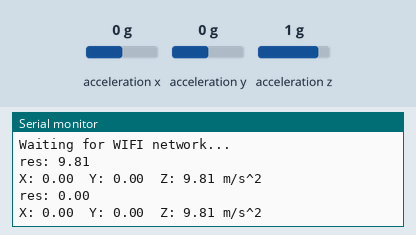
Recording of a sketch running on a simulated ESP32. Shown: the last lines printed to the serial monitor. The test bench sets the inputs (shaded band); at power-on: acceleration x 0 g, acceleration y 0 g, acceleration z 1 g. WiFi joins after 1.5 s; servers stay silent unless stated; web services answer with replies made up by the test bench.

Above: at 2.2 s.
2.3 s: acceleration x set to -1.4 g
At 3.5 s:
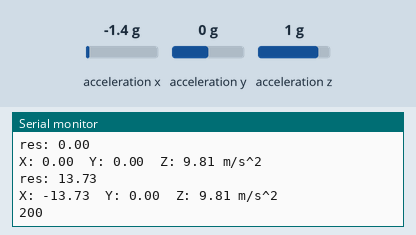
5.3 s: acceleration y set to -1.4 g
At 5.9 s:
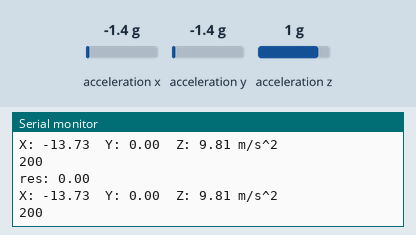
6.8 s: acceleration z set to -1.4 g
At 7.5 s:
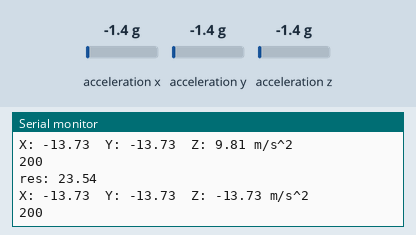
Timing chart, 0 to 9.8 s (numbered marks = the images above; inputs shaded):
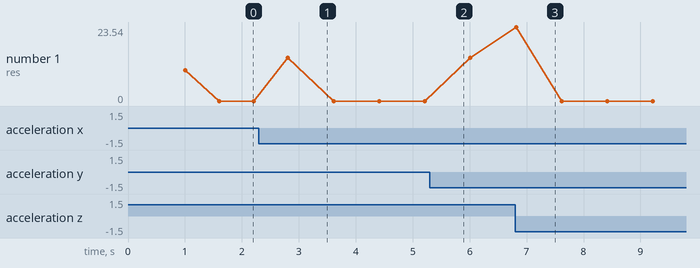

The sketch:

Interationofsensortothingspaeak.ino
```cpp
#include <Wire.h>
#include <Adafruit_Sensor.h>
#include <Adafruit_ADXL345_U.h>
#include "HTTPClient.h"
#include "WiFi.h"

const char* ssid = "Ni";
const char* password =  "niteesh@";
const char* apiKey = "X4ICSBAHDXSMG5U7";
const long channelId = 2046777;


void Wifi_disconnected(WiFiEvent_t event, WiFiEventInfo_t info){
  Serial.println("Wifi Reconnecting...");
  WiFi.begin(ssid, password);
}

Adafruit_ADXL345_Unified accel = Adafruit_ADXL345_Unified(12345);
float X=0;
float Y=0;
float Z=0;
void setup() {

  Serial.begin(115200);

  while (!Serial) {
    delay(10);
  }
  Serial.println("Starting ADXL345 test...");

  if (!accel.begin()) {
    Serial.println("ADXL345 not found");
    while (1);
  }


  WiFi.disconnect(true);
  delay(1000);

  WiFi.onEvent(Wifi_disconnected, SYSTEM_EVENT_STA_DISCONNECTED);
  WiFi.begin(ssid, password);
  Serial.println("Waiting for WIFI network...");
}


void loop() {
  sensors_event_t event;
  accel.getEvent(&event);
  float x=event.acceleration.x;
  float y=event.acceleration.y;
  float z=event.acceleration.z;
  float res=sqrt((X-x)*(X-x)+(Y-y)*(Y-y)+(Z-z)*(Z-z));
  X=x;
  Y=y;
  Z=z;
  Serial.print("res: ");
  Serial.println(res);
  Serial.print("X: ");
  Serial.print(x);
  Serial.print("  Y: ");
  Serial.print(y);
  Serial.print("  Z: ");
  Serial.print(z);
  Serial.println(" m/s^2");


  if(WiFi.status() == WL_CONNECTED)
  {
    HTTPClient http;
    String url = "http://api.thingspeak.com/update?api_key=" + String(apiKey) + "&field1=" + String(x)+ "&field2=" + String(y)+ "&field3=" + String(z)+ "&field4=" + String(res);
    http.begin(url);
    int httpCode = http.GET();
    Serial.println(httpCode);
    http.end();
  }
  delay(600);

}
```

Measured:
- after the input at 2.3 s, the serial monitor: prints a new line after 0.51 s (image 1)
- after the input at 6.8 s, the serial monitor: prints a new line at once (image 3)
